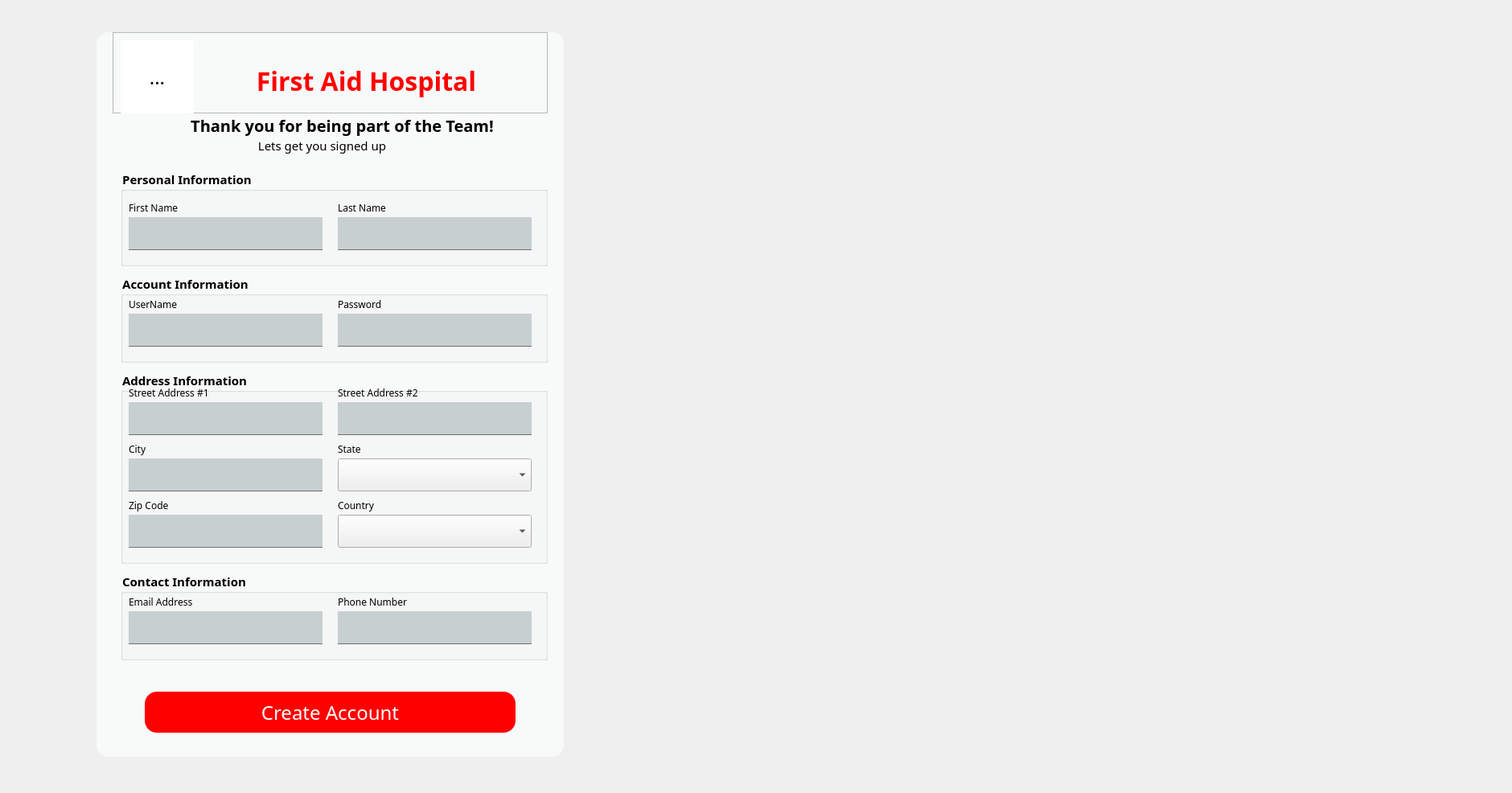
<?xml version="1.0" encoding="UTF-8"?>
<ui version="4.0">
 <class>CreateAcc</class>
 <widget class="QDialog" name="CreateAcc">
  <property name="geometry">
   <rect>
    <x>0</x>
    <y>0</y>
    <width>1880</width>
    <height>986</height>
   </rect>
  </property>
  <property name="windowTitle">
   <string>Dialog</string>
  </property>
  <property name="layoutDirection">
   <enum>Qt::LeftToRight</enum>
  </property>
  <property name="styleSheet">
   <string notr="true">*
{
	font-family: century gotic;
	font-size: 24px;
}

QComboBox
{
	font-size:17px;
	text-align: left;

}
QGroupBox
{
	font-size: 15px;
	font-weight:bold;
}
QFrame#frame
{
	background: #F8F9F9;
	border-radius: 15px;
	border-style: dashed;
	border-color: red;

}

QPushButton
{
	background-color: red;
	border-radius: 15px;
	color: white;
}
QPushButton:hover
{
	
	border-radius: 15px;
	background: red;

}


QToolButton
{
	background: white;
	border-radius: 60px;
}
QLabel
{
	font-size: 12px;
	color: black;
}
QLabel#lblWelcomeMsg
{
	font-size: 15px;
	
}

QLabel#lblWelcome
{

	color:black;
	font-weight: bold;
	font-size:20px;
}


QLabel#lblHospital_name
{

	color:red;
	font-weight: bold;
	font-size:32px;
	text-shadow:1px 1px;
}
QLabel#lbl_doctorImage
{
	background-image: url(:/image/medical team.png);
	background-size: contain;
	background-color:transparent;
}
QLineEdit
{
	background: transparent;
	border: none;
	color: #717072;
	background-color:#C8CFD1;
	border-bottom: 1px solid #717072;
}
</string>
  </property>
  <widget class="QLabel" name="lbl_doctorImage">
   <property name="geometry">
    <rect>
     <x>720</x>
     <y>130</y>
     <width>741</width>
     <height>481</height>
    </rect>
   </property>
   <property name="text">
    <string/>
   </property>
  </widget>
  <widget class="QFrame" name="frame">
   <property name="geometry">
    <rect>
     <x>120</x>
     <y>40</y>
     <width>581</width>
     <height>901</height>
    </rect>
   </property>
   <property name="styleSheet">
    <string notr="true"/>
   </property>
   <property name="frameShape">
    <enum>QFrame::StyledPanel</enum>
   </property>
   <property name="frameShadow">
    <enum>QFrame::Raised</enum>
   </property>
   <widget class="QLabel" name="lblWelcome">
    <property name="geometry">
     <rect>
      <x>110</x>
      <y>80</y>
      <width>391</width>
      <height>71</height>
     </rect>
    </property>
    <property name="text">
     <string>Thank you for being part of the Team!</string>
    </property>
    <property name="alignment">
     <set>Qt::AlignCenter</set>
    </property>
   </widget>
   <widget class="QFrame" name="frame_2">
    <property name="geometry">
     <rect>
      <x>20</x>
      <y>0</y>
      <width>541</width>
      <height>101</height>
     </rect>
    </property>
    <property name="frameShape">
     <enum>QFrame::StyledPanel</enum>
    </property>
    <property name="frameShadow">
     <enum>QFrame::Raised</enum>
    </property>
    <widget class="QToolButton" name="toolButton">
     <property name="geometry">
      <rect>
       <x>10</x>
       <y>10</y>
       <width>91</width>
       <height>91</height>
      </rect>
     </property>
     <property name="text">
      <string>...</string>
     </property>
     <property name="icon">
      <iconset resource="resource.qrc">
       <normaloff>:/image/firstaidicon.jpg</normaloff>:/image/firstaidicon.jpg</iconset>
     </property>
     <property name="iconSize">
      <size>
       <width>400</width>
       <height>400</height>
      </size>
     </property>
    </widget>
    <widget class="QLabel" name="lblHospital_name">
     <property name="geometry">
      <rect>
       <x>110</x>
       <y>20</y>
       <width>411</width>
       <height>81</height>
      </rect>
     </property>
     <property name="text">
      <string>First Aid Hospital</string>
     </property>
     <property name="alignment">
      <set>Qt::AlignCenter</set>
     </property>
    </widget>
   </widget>
   <widget class="QLabel" name="lblWelcomeMsg">
    <property name="geometry">
     <rect>
      <x>160</x>
      <y>130</y>
      <width>241</width>
      <height>21</height>
     </rect>
    </property>
    <property name="text">
     <string>Lets get you signed up</string>
    </property>
    <property name="alignment">
     <set>Qt::AlignCenter</set>
    </property>
   </widget>
   <widget class="QPushButton" name="pushButton_login">
    <property name="geometry">
     <rect>
      <x>60</x>
      <y>820</y>
      <width>461</width>
      <height>51</height>
     </rect>
    </property>
    <property name="text">
     <string>Create Account</string>
    </property>
   </widget>
   <widget class="QGroupBox" name="gbPersonalInfo">
    <property name="geometry">
     <rect>
      <x>30</x>
      <y>170</y>
      <width>531</width>
      <height>121</height>
     </rect>
    </property>
    <property name="title">
     <string>Personal Information</string>
    </property>
    <widget class="QLineEdit" name="lineEditFirstName">
     <property name="geometry">
      <rect>
       <x>10</x>
       <y>60</y>
       <width>241</width>
       <height>41</height>
      </rect>
     </property>
     <property name="text">
      <string/>
     </property>
     <property name="placeholderText">
      <string/>
     </property>
    </widget>
    <widget class="QLabel" name="lblFirstName">
     <property name="geometry">
      <rect>
       <x>10</x>
       <y>40</y>
       <width>101</width>
       <height>16</height>
      </rect>
     </property>
     <property name="text">
      <string>First Name</string>
     </property>
    </widget>
    <widget class="QLineEdit" name="lineEditLastName">
     <property name="geometry">
      <rect>
       <x>270</x>
       <y>60</y>
       <width>241</width>
       <height>41</height>
      </rect>
     </property>
     <property name="text">
      <string/>
     </property>
     <property name="placeholderText">
      <string/>
     </property>
    </widget>
    <widget class="QLabel" name="lblLastName">
     <property name="geometry">
      <rect>
       <x>270</x>
       <y>40</y>
       <width>101</width>
       <height>16</height>
      </rect>
     </property>
     <property name="text">
      <string>Last Name</string>
     </property>
    </widget>
   </widget>
   <widget class="QGroupBox" name="gbAccountInfo">
    <property name="geometry">
     <rect>
      <x>30</x>
      <y>300</y>
      <width>531</width>
      <height>111</height>
     </rect>
    </property>
    <property name="title">
     <string>Account Information</string>
    </property>
    <widget class="QLineEdit" name="LineEditUserName">
     <property name="geometry">
      <rect>
       <x>10</x>
       <y>50</y>
       <width>241</width>
       <height>41</height>
      </rect>
     </property>
     <property name="text">
      <string/>
     </property>
     <property name="placeholderText">
      <string/>
     </property>
    </widget>
    <widget class="QLabel" name="lblUserName">
     <property name="geometry">
      <rect>
       <x>10</x>
       <y>30</y>
       <width>101</width>
       <height>16</height>
      </rect>
     </property>
     <property name="text">
      <string>UserName</string>
     </property>
    </widget>
    <widget class="QLineEdit" name="lineEditPassword">
     <property name="geometry">
      <rect>
       <x>270</x>
       <y>50</y>
       <width>241</width>
       <height>41</height>
      </rect>
     </property>
     <property name="text">
      <string/>
     </property>
     <property name="placeholderText">
      <string/>
     </property>
    </widget>
    <widget class="QLabel" name="lblPassword">
     <property name="geometry">
      <rect>
       <x>270</x>
       <y>30</y>
       <width>101</width>
       <height>16</height>
      </rect>
     </property>
     <property name="text">
      <string>Password</string>
     </property>
    </widget>
   </widget>
   <widget class="QGroupBox" name="gbAccountInformation">
    <property name="geometry">
     <rect>
      <x>30</x>
      <y>420</y>
      <width>531</width>
      <height>241</height>
     </rect>
    </property>
    <property name="title">
     <string>Address Information</string>
    </property>
    <widget class="QLineEdit" name="lineEditStreetAddress1">
     <property name="geometry">
      <rect>
       <x>10</x>
       <y>40</y>
       <width>241</width>
       <height>41</height>
      </rect>
     </property>
     <property name="text">
      <string/>
     </property>
     <property name="placeholderText">
      <string/>
     </property>
    </widget>
    <widget class="QLabel" name="lblStreetAddress1">
     <property name="geometry">
      <rect>
       <x>10</x>
       <y>20</y>
       <width>101</width>
       <height>16</height>
      </rect>
     </property>
     <property name="text">
      <string>Street Address #1</string>
     </property>
    </widget>
    <widget class="QLabel" name="lblStreetAddress2">
     <property name="geometry">
      <rect>
       <x>270</x>
       <y>20</y>
       <width>101</width>
       <height>16</height>
      </rect>
     </property>
     <property name="text">
      <string>Street Address #2</string>
     </property>
    </widget>
    <widget class="QLineEdit" name="lineEditStreetAddress2">
     <property name="geometry">
      <rect>
       <x>270</x>
       <y>40</y>
       <width>241</width>
       <height>41</height>
      </rect>
     </property>
     <property name="text">
      <string/>
     </property>
     <property name="placeholderText">
      <string/>
     </property>
    </widget>
    <widget class="QLineEdit" name="lineEditCity">
     <property name="geometry">
      <rect>
       <x>10</x>
       <y>110</y>
       <width>241</width>
       <height>41</height>
      </rect>
     </property>
     <property name="text">
      <string/>
     </property>
     <property name="placeholderText">
      <string/>
     </property>
    </widget>
    <widget class="QLabel" name="lblCity">
     <property name="geometry">
      <rect>
       <x>10</x>
       <y>90</y>
       <width>101</width>
       <height>16</height>
      </rect>
     </property>
     <property name="text">
      <string>City</string>
     </property>
    </widget>
    <widget class="QLabel" name="lblState">
     <property name="geometry">
      <rect>
       <x>270</x>
       <y>90</y>
       <width>101</width>
       <height>16</height>
      </rect>
     </property>
     <property name="text">
      <string>State</string>
     </property>
    </widget>
    <widget class="QLineEdit" name="lineEditZipCode">
     <property name="geometry">
      <rect>
       <x>10</x>
       <y>180</y>
       <width>241</width>
       <height>41</height>
      </rect>
     </property>
     <property name="text">
      <string/>
     </property>
     <property name="placeholderText">
      <string/>
     </property>
    </widget>
    <widget class="QLabel" name="lblZipCode">
     <property name="geometry">
      <rect>
       <x>10</x>
       <y>160</y>
       <width>101</width>
       <height>16</height>
      </rect>
     </property>
     <property name="text">
      <string>Zip Code</string>
     </property>
    </widget>
    <widget class="QLabel" name="lblCountry">
     <property name="geometry">
      <rect>
       <x>270</x>
       <y>160</y>
       <width>101</width>
       <height>16</height>
      </rect>
     </property>
     <property name="text">
      <string>Country</string>
     </property>
    </widget>
    <widget class="QComboBox" name="cbStatesName">
     <property name="geometry">
      <rect>
       <x>270</x>
       <y>110</y>
       <width>241</width>
       <height>41</height>
      </rect>
     </property>
     <property name="layoutDirection">
      <enum>Qt::LeftToRight</enum>
     </property>
     <property name="insertPolicy">
      <enum>QComboBox::InsertAfterCurrent</enum>
     </property>
    </widget>
    <widget class="QComboBox" name="cbCountyNames">
     <property name="geometry">
      <rect>
       <x>270</x>
       <y>180</y>
       <width>241</width>
       <height>41</height>
      </rect>
     </property>
     <property name="layoutDirection">
      <enum>Qt::LeftToRight</enum>
     </property>
     <property name="insertPolicy">
      <enum>QComboBox::InsertAfterCurrent</enum>
     </property>
    </widget>
   </widget>
   <widget class="QGroupBox" name="gbContactInfo">
    <property name="geometry">
     <rect>
      <x>30</x>
      <y>670</y>
      <width>531</width>
      <height>111</height>
     </rect>
    </property>
    <property name="title">
     <string>Contact Information</string>
    </property>
    <widget class="QLineEdit" name="lineEditEmail">
     <property name="geometry">
      <rect>
       <x>10</x>
       <y>50</y>
       <width>241</width>
       <height>41</height>
      </rect>
     </property>
     <property name="text">
      <string/>
     </property>
     <property name="placeholderText">
      <string/>
     </property>
    </widget>
    <widget class="QLabel" name="lblEmail">
     <property name="geometry">
      <rect>
       <x>10</x>
       <y>30</y>
       <width>101</width>
       <height>16</height>
      </rect>
     </property>
     <property name="text">
      <string>Email Address</string>
     </property>
    </widget>
    <widget class="QLineEdit" name="lineEditPhoneNumber">
     <property name="geometry">
      <rect>
       <x>270</x>
       <y>50</y>
       <width>241</width>
       <height>41</height>
      </rect>
     </property>
     <property name="text">
      <string/>
     </property>
     <property name="placeholderText">
      <string/>
     </property>
    </widget>
    <widget class="QLabel" name="lblPhoneNumber">
     <property name="geometry">
      <rect>
       <x>270</x>
       <y>30</y>
       <width>101</width>
       <height>16</height>
      </rect>
     </property>
     <property name="text">
      <string>Phone Number</string>
     </property>
    </widget>
   </widget>
  </widget>
 </widget>
 <resources>
  <include location="resource.qrc"/>
 </resources>
 <connections/>
</ui>
